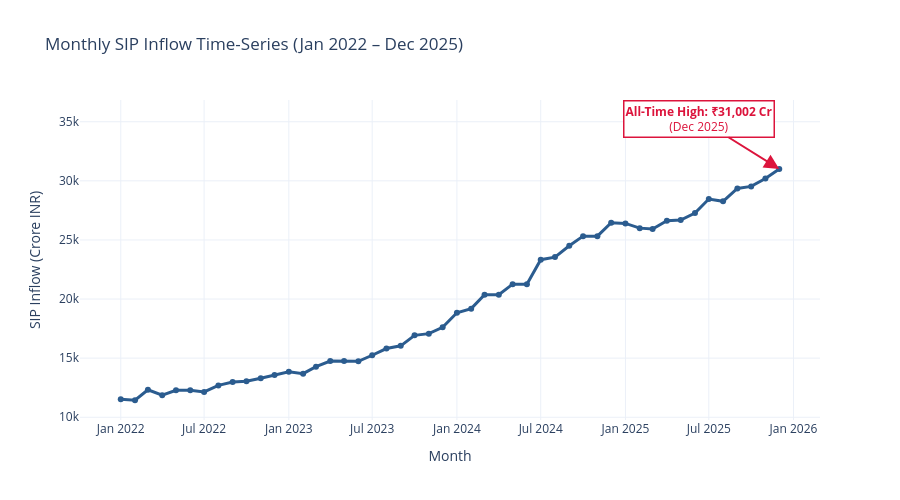

Write notebook code for a chart like this one.
### Markdown cell above
## 3. Monthly SIP Inflow Trends

### Code cell
# Chart 3: Monthly SIP Inflow Time-Series (Jan 2022 – Dec 2025)
fig3 = px.line(
    fact_monthly_sip,
    x='month',
    y='sip_inflow_crore',
    title='Monthly SIP Inflow Time-Series (Jan 2022 – Dec 2025)',
    labels={'month': 'Month', 'sip_inflow_crore': 'SIP Inflow (Crore INR)'},
    markers=True
)
fig3.update_traces(line_color='#2b5c8f', line_width=3, marker=dict(size=6))
fig3.update_layout(template='plotly_white', height=500)
fig3.add_annotation(
    x='2025-12',
    y=31002,
    text="<b>All-Time High: ₹31,002 Cr</b><br>(Dec 2025)",
    showarrow=True,
    arrowhead=2,
    arrowcolor="crimson",
    arrowsize=1.5,
    arrowwidth=2,
    ax=-80,
    ay=-50,
    font=dict(size=12, color="crimson"),
    bgcolor="white",
    bordercolor="crimson",
    borderwidth=1.5
)
fig3.show()

### Figure 1 — Plotly figure (JSON) as saved in the notebook; plotly's stock layout.template omitted (floating-point values rounded to 4 significant figures)
{"data": [{"hovertemplate": "Month=%{x}<br>SIP Inflow (Crore INR)=%{y}<extra></extra>", "legendgroup": "", "line": {"color": "#2b5c8f", "dash": "solid", "width": 3}, "marker": {"size": 6, "symbol": "circle"}, "mode": "lines+markers", "name": "", "orientation": "v", "showlegend": false, "type": "scatter", "x": ["2022-01", "2022-02", "2022-03", "2022-04", "2022-05", "2022-06", "2022-07", "2022-08", "2022-09", "2022-10", "2022-11", "2022-12", "2023-01", "2023-02", "2023-03", "2023-04", "2023-05", "2023-06", "2023-07", "2023-08", "2023-09", "2023-10", "2023-11", "2023-12", "2024-01", "2024-02", "2024-03", "2024-04", "2024-05", "2024-06", "2024-07", "2024-08", "2024-09", "2024-10", "2024-11", "2024-12", "2025-01", "2025-02", "2025-03", "2025-04", "2025-05", "2025-06", "2025-07", "2025-08", "2025-09", "2025-10", "2025-11", "2025-12"], "xaxis": "x", "y": [11520.0, 11440.0, 12330.0, 11860.0, 12290.0, 12280.0, 12140.0, 12690.0, 12980.0, 13040.0, 13310.0, 13570.0, 13860.0, 13690.0, 14280.0, 14750.0, 14750.0, 14730.0, 15240.0, 15810.0, 16040.0, 16930.0, 17070.0, 17610.0, 18840.0, 19190.0, 20370.0, 20370.0, 21260.0, 21260.0, 23330.0, 23550.0, 24510.0, 25320.0, 25320.0, 26460.0, 26400.0, 26000.0, 25930.0, 26630.0, 26690.0, 27270.0, 28460.0, 28260.0, 29360.0, 29530.0, 30200.0, 31000.0], "yaxis": "y"}], "layout": {"annotations": [{"arrowcolor": "crimson", "arrowhead": 2, "arrowsize": 1.5, "arrowwidth": 2, "ax": -80, "ay": -50, "bgcolor": "white", "bordercolor": "crimson", "borderwidth": 1.5, "font": {"color": "crimson", "size": 12}, "showarrow": true, "text": "<b>All-Time High: ₹31,002 Cr</b><br>(Dec 2025)", "x": "2025-12", "y": 31002}], "height": 500, "legend": {"tracegroupgap": 0}, "title": {"text": "Monthly SIP Inflow Time-Series (Jan 2022 – Dec 2025)"}, "xaxis": {"anchor": "y", "domain": [0.0, 1.0], "title": {"text": "Month"}}, "yaxis": {"anchor": "x", "domain": [0.0, 1.0], "title": {"text": "SIP Inflow (Crore INR)"}}}}
